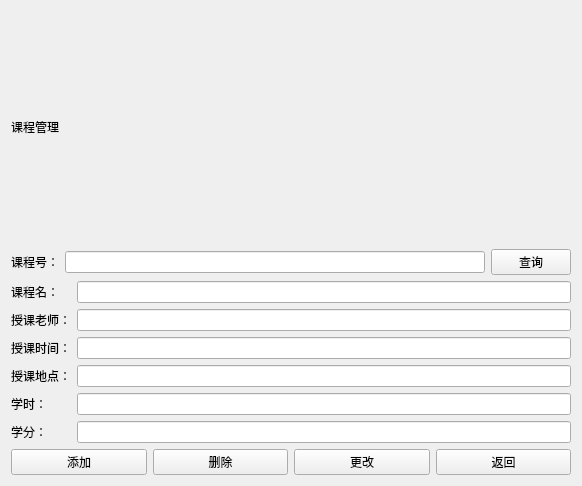
<?xml version="1.0" encoding="UTF-8"?>
<ui version="4.0">
 <class>coursemanage</class>
 <widget class="QWidget" name="coursemanage">
  <property name="geometry">
   <rect>
    <x>0</x>
    <y>0</y>
    <width>582</width>
    <height>486</height>
   </rect>
  </property>
  <property name="windowTitle">
   <string>Form</string>
  </property>
  <layout class="QVBoxLayout" name="verticalLayout_3">
   <item>
    <widget class="QLabel" name="label_2">
     <property name="styleSheet">
      <string notr="true">font: 20pt &quot;Arial&quot;;</string>
     </property>
     <property name="text">
      <string>课程管理</string>
     </property>
    </widget>
   </item>
   <item>
    <layout class="QHBoxLayout" name="horizontalLayout">
     <item>
      <widget class="QLabel" name="label">
       <property name="text">
        <string>课程号：</string>
       </property>
      </widget>
     </item>
     <item>
      <widget class="QLineEdit" name="course_IDlineEdit"/>
     </item>
     <item>
      <widget class="QPushButton" name="course_querypushButton">
       <property name="text">
        <string>查询</string>
       </property>
      </widget>
     </item>
    </layout>
   </item>
   <item>
    <layout class="QHBoxLayout" name="horizontalLayout_2">
     <item>
      <layout class="QVBoxLayout" name="verticalLayout_2">
       <item>
        <widget class="QLabel" name="label_3">
         <property name="text">
          <string>课程名：</string>
         </property>
        </widget>
       </item>
       <item>
        <widget class="QLabel" name="label_4">
         <property name="text">
          <string>授课老师：</string>
         </property>
        </widget>
       </item>
       <item>
        <widget class="QLabel" name="label_5">
         <property name="text">
          <string>授课时间：</string>
         </property>
        </widget>
       </item>
       <item>
        <widget class="QLabel" name="label_6">
         <property name="text">
          <string>授课地点：</string>
         </property>
        </widget>
       </item>
       <item>
        <widget class="QLabel" name="label_7">
         <property name="text">
          <string>学时：</string>
         </property>
        </widget>
       </item>
       <item>
        <widget class="QLabel" name="label_8">
         <property name="text">
          <string>学分：</string>
         </property>
        </widget>
       </item>
      </layout>
     </item>
     <item>
      <layout class="QVBoxLayout" name="verticalLayout">
       <item>
        <widget class="QLineEdit" name="couresnamelineEdit"/>
       </item>
       <item>
        <widget class="QLineEdit" name="course_teacherlineEdit"/>
       </item>
       <item>
        <widget class="QLineEdit" name="course_timelineEdit"/>
       </item>
       <item>
        <widget class="QLineEdit" name="course_addresslineEdit"/>
       </item>
       <item>
        <widget class="QLineEdit" name="periodlineEdit"/>
       </item>
       <item>
        <widget class="QLineEdit" name="creditlineEdit"/>
       </item>
      </layout>
     </item>
    </layout>
   </item>
   <item>
    <layout class="QHBoxLayout" name="horizontalLayout_3">
     <item>
      <widget class="QPushButton" name="course_addpushButton">
       <property name="text">
        <string>添加</string>
       </property>
      </widget>
     </item>
     <item>
      <widget class="QPushButton" name="course_deletepushButton">
       <property name="text">
        <string>删除</string>
       </property>
      </widget>
     </item>
     <item>
      <widget class="QPushButton" name="course_updatepushButton">
       <property name="text">
        <string>更改</string>
       </property>
      </widget>
     </item>
     <item>
      <widget class="QPushButton" name="course_backpushButton">
       <property name="text">
        <string>返回</string>
       </property>
      </widget>
     </item>
    </layout>
   </item>
  </layout>
 </widget>
 <resources/>
 <connections/>
</ui>
